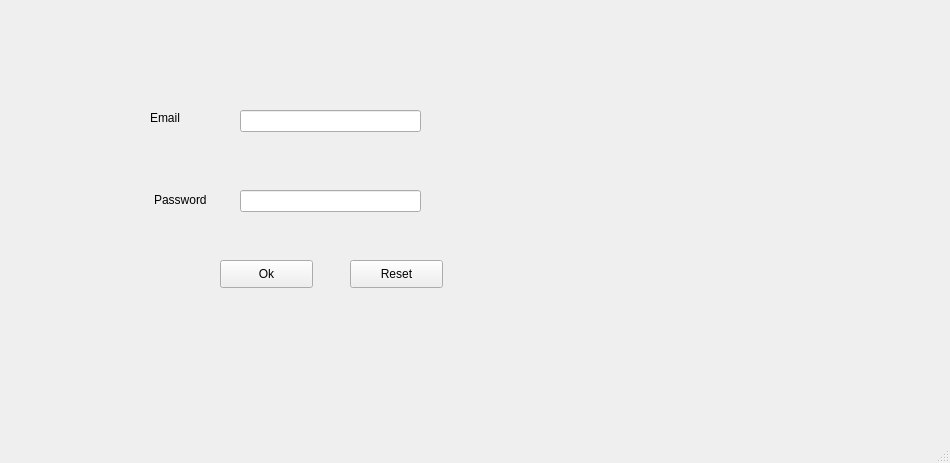
<?xml version="1.0" encoding="UTF-8"?>
<ui version="4.0">
 <class>MainWindow</class>
 <widget class="QMainWindow" name="MainWindow">
  <property name="geometry">
   <rect>
    <x>0</x>
    <y>0</y>
    <width>950</width>
    <height>463</height>
   </rect>
  </property>
  <property name="mouseTracking">
   <bool>false</bool>
  </property>
  <property name="windowTitle">
   <string>MainWindow</string>
  </property>
  <widget class="QWidget" name="centralwidget">
   <widget class="QLabel" name="Eml_lbl">
    <property name="geometry">
     <rect>
      <x>150</x>
      <y>110</y>
      <width>61</width>
      <height>16</height>
     </rect>
    </property>
    <property name="text">
     <string>Email</string>
    </property>
   </widget>
   <widget class="QLabel" name="Eml_lbl_2">
    <property name="geometry">
     <rect>
      <x>154</x>
      <y>190</y>
      <width>71</width>
      <height>20</height>
     </rect>
    </property>
    <property name="text">
     <string>Password</string>
    </property>
   </widget>
   <widget class="QPushButton" name="Button01">
    <property name="geometry">
     <rect>
      <x>220</x>
      <y>260</y>
      <width>93</width>
      <height>28</height>
     </rect>
    </property>
    <property name="text">
     <string>Ok</string>
    </property>
   </widget>
   <widget class="QPushButton" name="Button02">
    <property name="geometry">
     <rect>
      <x>350</x>
      <y>260</y>
      <width>93</width>
      <height>28</height>
     </rect>
    </property>
    <property name="text">
     <string>Reset</string>
    </property>
   </widget>
   <widget class="QLineEdit" name="Email_txt">
    <property name="geometry">
     <rect>
      <x>240</x>
      <y>110</y>
      <width>181</width>
      <height>22</height>
     </rect>
    </property>
   </widget>
   <widget class="QLineEdit" name="Pwd_txt">
    <property name="geometry">
     <rect>
      <x>240</x>
      <y>190</y>
      <width>181</width>
      <height>22</height>
     </rect>
    </property>
    <property name="text">
     <string/>
    </property>
    <property name="echoMode">
     <enum>QLineEdit::Password</enum>
    </property>
   </widget>
  </widget>
  <widget class="QMenuBar" name="menubar">
   <property name="geometry">
    <rect>
     <x>0</x>
     <y>0</y>
     <width>950</width>
     <height>26</height>
    </rect>
   </property>
  </widget>
  <widget class="QStatusBar" name="statusbar"/>
 </widget>
 <resources/>
 <connections>
  <connection>
   <sender>Button02</sender>
   <signal>clicked()</signal>
   <receiver>Email_txt</receiver>
   <slot>clear()</slot>
   <hints>
    <hint type="sourcelabel">
     <x>380</x>
     <y>291</y>
    </hint>
    <hint type="destinationlabel">
     <x>410</x>
     <y>154</y>
    </hint>
   </hints>
  </connection>
  <connection>
   <sender>Button02</sender>
   <signal>clicked()</signal>
   <receiver>Pwd_txt</receiver>
   <slot>clear()</slot>
   <hints>
    <hint type="sourcelabel">
     <x>369</x>
     <y>298</y>
    </hint>
    <hint type="destinationlabel">
     <x>357</x>
     <y>218</y>
    </hint>
   </hints>
  </connection>
 </connections>
</ui>
